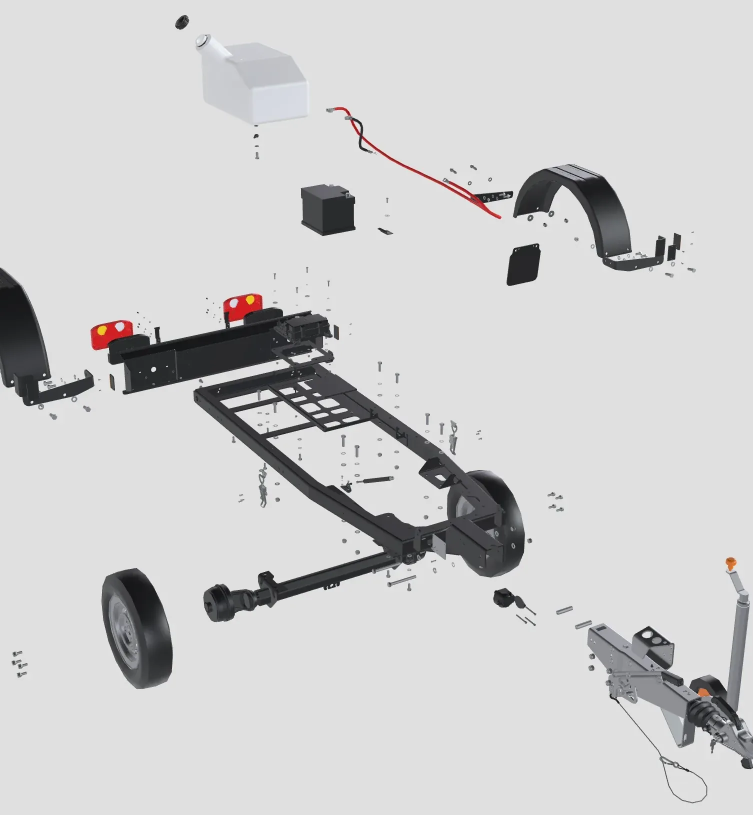
#> input picture fpg-tools/parts/forst/svt/img/forst-3d-24a000-st6p-09.webp, 1506 x 1630 px (shown at 1/2 size)
$ python -i process_svt.py   (imports and definitions only)
#> lines starting #> are read from the running program, lines starting #| are printed output that depends on the picture
"""Turn the Forst parts catalogue captures (svt-<slug>.json, from runner.js) into parts lists and images.

For each machine: every assembly in the catalogue becomes a section with its exploded 3D view and its
parts (Forst part number, name, quantity). Part pictures (the part highlighted in place) are kept once per
part number. Writes:
  img/forst-3d-<slug>-<nn>.webp   assembly views
  img/forst-part-<part no>.webp   part pictures
  sections.json                   {slug: [{name, code, pic, parts: [[part no, name, qty]]}]}
  part_pics.json                  {part no: file name}
"""
import base64
import json
import re
import sys
from pathlib import Path

from PIL import Image
import io

HERE = Path(__file__).parent
IMG = HERE / 'img'


# [17 lines left out: functions part_no, save_webp, not called in this run]


def trim(im_path):
    """Cut the empty background round an assembly view, keeping a margin. Returns (left, top, width, height)."""
#> called with im_path = 'img/forst-3d-24a000-st6p-09.webp'
    im = Image.open(im_path).convert('RGB')
#> im is the input picture: PIL image 1506x1630 RGB; mean R, G, B 205.8, 205.5, 205.8
    bg = im.getpixel((3, 3))
#> bg = (224, 224, 224)
    diff = Image.eval(Image.merge('RGB', [c.point(lambda v, b=b: 255 if abs(v - b) > 12 else 0) for c, b in zip(im.split(), bg)]).convert('L'), lambda v: v)
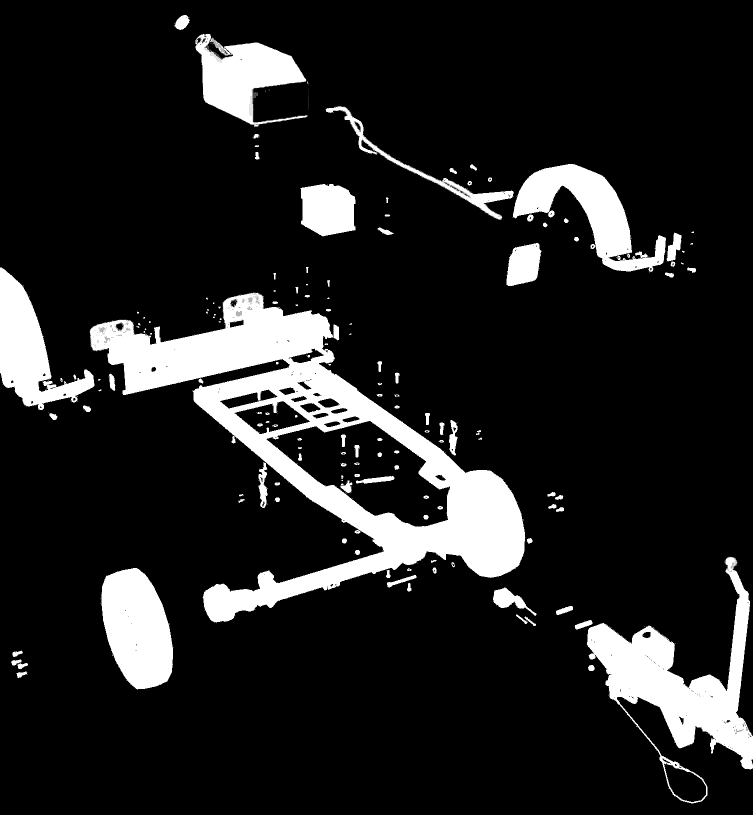
#> diff: PIL image 1506x1630 L (shown at 1/2 size); min 0, max 255, mean 33.8
    box = diff.getbbox()
#> box = (0, 30, 1506, 1607)
    if box:
        pad = 30
        box = (max(0, box[0] - pad), max(0, box[1] - pad), min(im.width, box[2] + pad), min(im.height, box[3] + pad))
#> box = (0, 0, 1506, 1630)
        im = im.crop(box)
    im.save(im_path, 'WEBP', quality=82, method=6)
    return (box[0], box[1]) if box else (0, 0), im.size


# [62 lines left out: function main, not called in this run]


# [2 lines not run here, left out]

>>> result = trim('img/forst-3d-24a000-st6p-09.webp')
#> result = ((0, 0), (1506, 1630))

$ run again, on fpg-tools/parts/forst/svt/img/forst-3d-24a000-st6p-24.webp
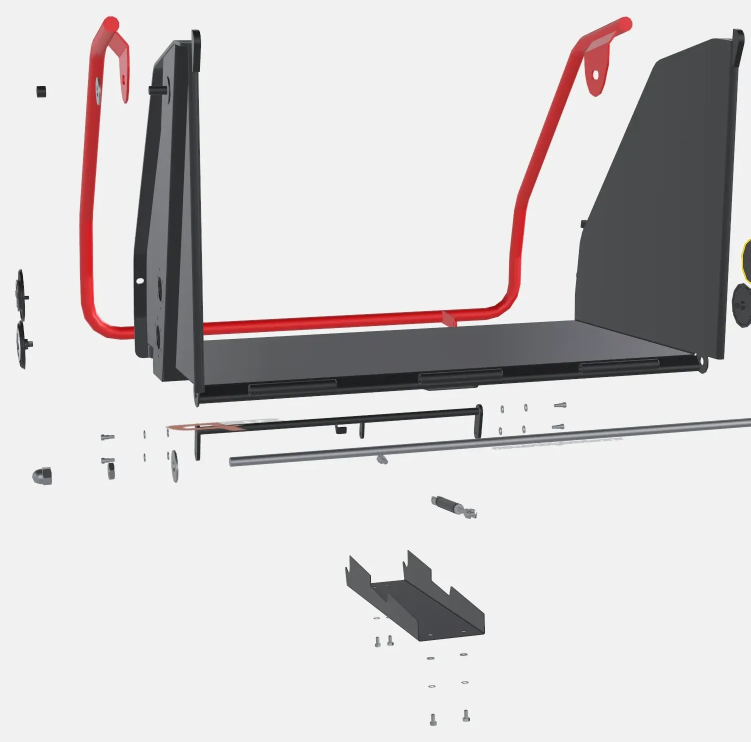
#> input picture fpg-tools/parts/forst/svt/img/forst-3d-24a000-st6p-24.webp, 1501 x 1484 px (shown at 1/2 size)
#> in trim, im is the input picture: PIL image 1501x1484 RGB; mean R, G, B 209.4, 206.2, 206.6
#> bg = (241, 241, 241)
#> in trim, `diff = Image.eval(Image.merge('RGB', [c.point(lambda v, b=b: 255 if ab..`:
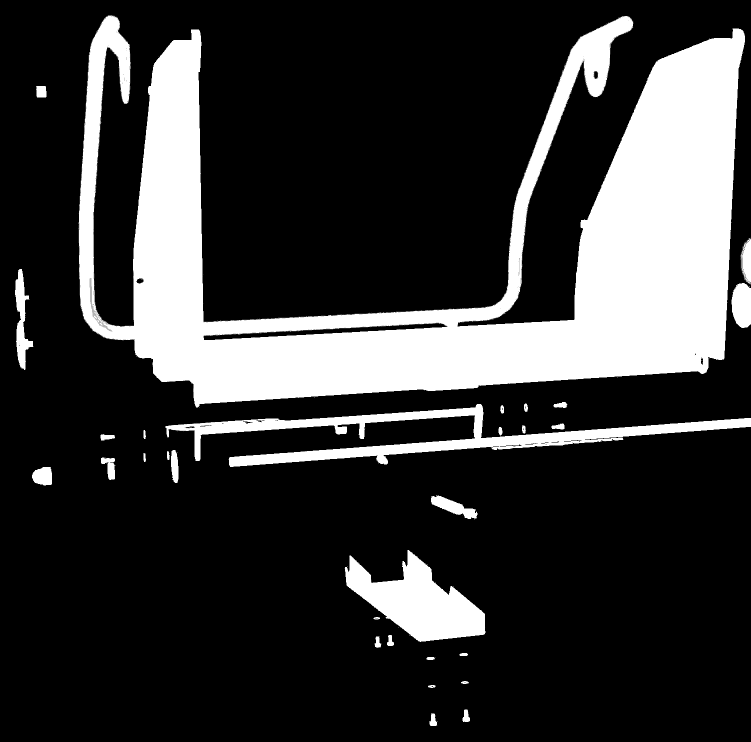
#> diff: PIL image 1501x1484 L (shown at 1/2 size); min 0, max 255, mean 55.3
#> in trim, `box = diff.getbbox()`: box = (30, 31, 1501, 1452)
#> in trim, `box = (max(0, box[0] - pad), max(0, box[1] - pad), min(im.width, box[2..`: box = (0, 1, 1501, 1482)
#> im: PIL image 1501x1481 RGB
#> result = ((0, 1), (1501, 1481))
